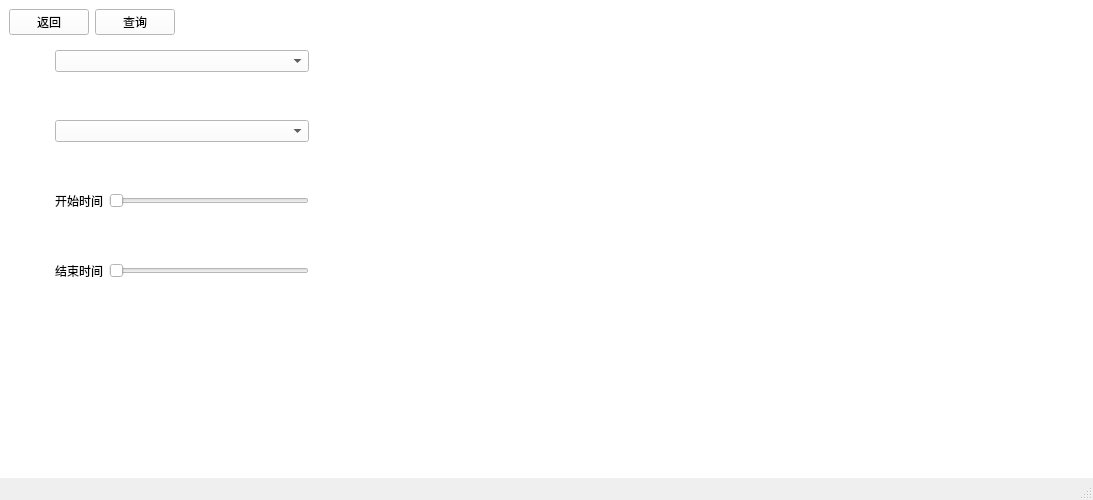
<?xml version="1.0" encoding="UTF-8"?>
<ui version="4.0">
 <class>DefectBrowser</class>
 <widget class="QMainWindow" name="DefectBrowser">
  <property name="geometry">
   <rect>
    <x>0</x>
    <y>0</y>
    <width>1093</width>
    <height>500</height>
   </rect>
  </property>
  <property name="windowTitle">
   <string>DefectBrowser</string>
  </property>
  <property name="windowIcon">
   <iconset resource="icon.qrc">
    <normaloff>:/new/prefix1/icon/search.png</normaloff>:/new/prefix1/icon/search.png</iconset>
  </property>
  <property name="styleSheet">
   <string notr="true"/>
  </property>
  <widget class="QWidget" name="centralwidget">
   <property name="styleSheet">
    <string notr="true">background-color: rgb(255, 255, 255);</string>
   </property>
   <layout class="QHBoxLayout" name="horizontalLayout_2" stretch="20,80">
    <item>
     <layout class="QVBoxLayout" name="verticalLayout">
      <item>
       <layout class="QHBoxLayout" name="horizontalLayout">
        <item>
         <widget class="QPushButton" name="pushButton_2">
          <property name="styleSheet">
           <string notr="true">font: 14pt &quot;Arial&quot;;</string>
          </property>
          <property name="text">
           <string>返回</string>
          </property>
         </widget>
        </item>
        <item>
         <widget class="QPushButton" name="pushButton">
          <property name="minimumSize">
           <size>
            <width>0</width>
            <height>0</height>
           </size>
          </property>
          <property name="styleSheet">
           <string notr="true">font: 14pt &quot;Arial&quot;;</string>
          </property>
          <property name="text">
           <string>查询</string>
          </property>
          <property name="flat">
           <bool>false</bool>
          </property>
         </widget>
        </item>
        <item>
         <spacer name="horizontalSpacer">
          <property name="orientation">
           <enum>Qt::Horizontal</enum>
          </property>
          <property name="sizeHint" stdset="0">
           <size>
            <width>40</width>
            <height>20</height>
           </size>
          </property>
         </spacer>
        </item>
       </layout>
      </item>
      <item>
       <layout class="QGridLayout" name="gridLayout">
        <property name="verticalSpacing">
         <number>30</number>
        </property>
        <item row="0" column="0">
         <widget class="QLabel" name="label_2">
          <property name="minimumSize">
           <size>
            <width>40</width>
            <height>40</height>
           </size>
          </property>
          <property name="styleSheet">
           <string notr="true">font: 14pt &quot;Arial&quot;;
image: url(:/new/prefix1/icon/productlevel.png);</string>
          </property>
          <property name="text">
           <string/>
          </property>
         </widget>
        </item>
        <item row="0" column="1" colspan="2">
         <widget class="comboBoxEx" name="comboBox">
          <property name="minimumSize">
           <size>
            <width>200</width>
            <height>0</height>
           </size>
          </property>
          <property name="styleSheet">
           <string notr="true">font: 12pt &quot;Arial&quot;;
border-color: rgb(255, 255, 255);</string>
          </property>
         </widget>
        </item>
        <item row="1" column="0">
         <widget class="QLabel" name="label_3">
          <property name="minimumSize">
           <size>
            <width>40</width>
            <height>40</height>
           </size>
          </property>
          <property name="styleSheet">
           <string notr="true">font: 14pt &quot;Arial&quot;;
image: url(:/new/prefix1/icon/defect.png);</string>
          </property>
          <property name="text">
           <string/>
          </property>
         </widget>
        </item>
        <item row="1" column="1" colspan="2">
         <widget class="comboBoxEx" name="comboBox_2">
          <property name="minimumSize">
           <size>
            <width>200</width>
            <height>0</height>
           </size>
          </property>
          <property name="styleSheet">
           <string notr="true">font: 14pt &quot;Arial&quot;;</string>
          </property>
         </widget>
        </item>
        <item row="2" column="0">
         <widget class="QLabel" name="label_4">
          <property name="minimumSize">
           <size>
            <width>40</width>
            <height>40</height>
           </size>
          </property>
          <property name="styleSheet">
           <string notr="true">font: 14pt &quot;Arial&quot;;
image: url(:/new/prefix1/icon/starttime.png);</string>
          </property>
          <property name="text">
           <string/>
          </property>
         </widget>
        </item>
        <item row="2" column="1">
         <widget class="QLabel" name="label_6">
          <property name="styleSheet">
           <string notr="true">font: 14pt &quot;Arial&quot;;</string>
          </property>
          <property name="text">
           <string>开始时间</string>
          </property>
         </widget>
        </item>
        <item row="2" column="2">
         <widget class="QSlider" name="horizontalSlider">
          <property name="minimumSize">
           <size>
            <width>200</width>
            <height>0</height>
           </size>
          </property>
          <property name="orientation">
           <enum>Qt::Horizontal</enum>
          </property>
         </widget>
        </item>
        <item row="3" column="0">
         <widget class="QLabel" name="label_5">
          <property name="minimumSize">
           <size>
            <width>40</width>
            <height>40</height>
           </size>
          </property>
          <property name="styleSheet">
           <string notr="true">font: 14pt &quot;Arial&quot;;
image: url(:/new/prefix1/icon/endtime.png);</string>
          </property>
          <property name="text">
           <string/>
          </property>
         </widget>
        </item>
        <item row="3" column="1">
         <widget class="QLabel" name="label_7">
          <property name="styleSheet">
           <string notr="true">font: 14pt &quot;Arial&quot;;</string>
          </property>
          <property name="text">
           <string>结束时间</string>
          </property>
         </widget>
        </item>
        <item row="3" column="2">
         <widget class="QSlider" name="horizontalSlider_2">
          <property name="orientation">
           <enum>Qt::Horizontal</enum>
          </property>
         </widget>
        </item>
       </layout>
      </item>
      <item>
       <spacer name="verticalSpacer">
        <property name="orientation">
         <enum>Qt::Vertical</enum>
        </property>
        <property name="sizeHint" stdset="0">
         <size>
          <width>20</width>
          <height>40</height>
         </size>
        </property>
       </spacer>
      </item>
     </layout>
    </item>
    <item>
     <widget class="QListView" name="listView">
      <property name="styleSheet">
       <string notr="true">QListView{border:none}</string>
      </property>
     </widget>
    </item>
   </layout>
  </widget>
  <widget class="QMenuBar" name="menubar">
   <property name="geometry">
    <rect>
     <x>0</x>
     <y>0</y>
     <width>1093</width>
     <height>21</height>
    </rect>
   </property>
  </widget>
  <widget class="QStatusBar" name="statusbar"/>
 </widget>
 <customwidgets>
  <customwidget>
   <class>comboBoxEx</class>
   <extends>QComboBox</extends>
   <header>comboboxex.h</header>
  </customwidget>
 </customwidgets>
 <resources>
  <include location="icon.qrc"/>
 </resources>
 <connections/>
</ui>
